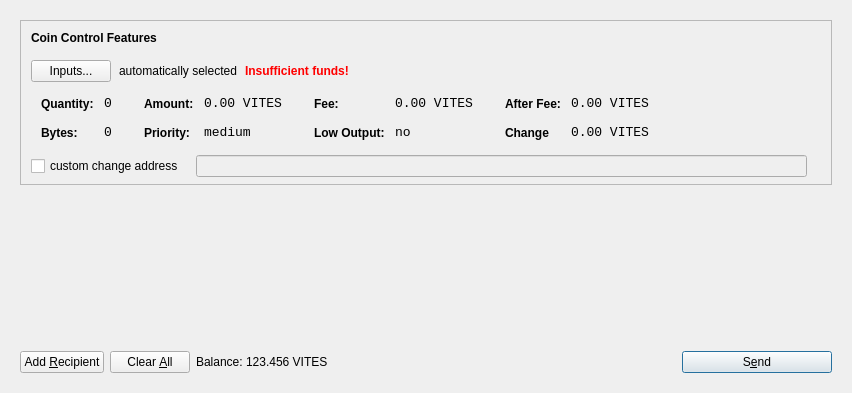
<?xml version="1.0" encoding="UTF-8"?>
<ui version="4.0">
 <class>SendCoinsDialog</class>
 <widget class="QDialog" name="SendCoinsDialog">
  <property name="geometry">
   <rect>
    <x>0</x>
    <y>0</y>
    <width>849</width>
    <height>393</height>
   </rect>
  </property>
  <property name="windowTitle">
   <string>Send Coins</string>
  </property>
  <layout class="QVBoxLayout" name="verticalLayout">
   <item>
    <widget class="QFrame" name="frameMain">
     <layout class="QVBoxLayout" name="verticalLayout_3">
      <item>
       <widget class="QFrame" name="frameCoinControl">
        <property name="sizePolicy">
         <sizepolicy hsizetype="Expanding" vsizetype="Expanding">
          <horstretch>0</horstretch>
          <verstretch>0</verstretch>
         </sizepolicy>
        </property>
        <property name="maximumSize">
         <size>
          <width>16777215</width>
          <height>16777215</height>
         </size>
        </property>
        <property name="frameShape">
         <enum>QFrame::StyledPanel</enum>
        </property>
        <property name="frameShadow">
         <enum>QFrame::Sunken</enum>
        </property>
        <layout class="QVBoxLayout" name="verticalLayoutCoinControl2">
         <property name="spacing">
          <number>6</number>
         </property>
         <property name="leftMargin">
          <number>0</number>
         </property>
         <property name="topMargin">
          <number>0</number>
         </property>
         <property name="rightMargin">
          <number>0</number>
         </property>
         <property name="bottomMargin">
          <number>6</number>
         </property>
         <item>
          <layout class="QVBoxLayout" name="verticalLayoutCoinControl" stretch="0,0,0,0,1">
           <property name="spacing">
            <number>0</number>
           </property>
           <property name="leftMargin">
            <number>10</number>
           </property>
           <property name="topMargin">
            <number>10</number>
           </property>
           <item>
            <layout class="QHBoxLayout" name="horizontalLayoutCoinControl1">
             <property name="bottomMargin">
              <number>15</number>
             </property>
             <item>
              <widget class="QLabel" name="labelCoinControlFeatures">
               <property name="sizePolicy">
                <sizepolicy hsizetype="Preferred" vsizetype="Maximum">
                 <horstretch>0</horstretch>
                 <verstretch>0</verstretch>
                </sizepolicy>
               </property>
               <property name="font">
                <font>
                 <weight>75</weight>
                 <bold>true</bold>
                </font>
               </property>
               <property name="styleSheet">
                <string notr="true">font-weight:bold;</string>
               </property>
               <property name="text">
                <string>Coin Control Features</string>
               </property>
              </widget>
             </item>
            </layout>
           </item>
           <item>
            <layout class="QHBoxLayout" name="horizontalLayoutCoinControl2" stretch="0,0,0,0">
             <property name="spacing">
              <number>8</number>
             </property>
             <property name="bottomMargin">
              <number>10</number>
             </property>
             <item>
              <widget class="QPushButton" name="pushButtonCoinControl">
               <property name="styleSheet">
                <string notr="true"/>
               </property>
               <property name="text">
                <string>Inputs...</string>
               </property>
              </widget>
             </item>
             <item>
              <widget class="QLabel" name="labelCoinControlAutomaticallySelected">
               <property name="text">
                <string>automatically selected</string>
               </property>
               <property name="margin">
                <number>5</number>
               </property>
              </widget>
             </item>
             <item>
              <widget class="QLabel" name="labelCoinControlInsuffFunds">
               <property name="font">
                <font>
                 <weight>75</weight>
                 <bold>true</bold>
                </font>
               </property>
               <property name="styleSheet">
                <string notr="true">color:red;font-weight:bold;</string>
               </property>
               <property name="text">
                <string>Insufficient funds!</string>
               </property>
               <property name="margin">
                <number>5</number>
               </property>
              </widget>
             </item>
             <item>
              <spacer name="horizontalSpacerCoinControl">
               <property name="orientation">
                <enum>Qt::Horizontal</enum>
               </property>
               <property name="sizeHint" stdset="0">
                <size>
                 <width>40</width>
                 <height>1</height>
                </size>
               </property>
              </spacer>
             </item>
            </layout>
           </item>
           <item>
            <widget class="QWidget" name="widgetCoinControl" native="true">
             <property name="sizePolicy">
              <sizepolicy hsizetype="Preferred" vsizetype="Preferred">
               <horstretch>0</horstretch>
               <verstretch>0</verstretch>
              </sizepolicy>
             </property>
             <property name="minimumSize">
              <size>
               <width>0</width>
               <height>0</height>
              </size>
             </property>
             <property name="styleSheet">
              <string notr="true"/>
             </property>
             <layout class="QHBoxLayout" name="horizontalLayoutCoinControl5">
              <property name="leftMargin">
               <number>0</number>
              </property>
              <property name="topMargin">
               <number>0</number>
              </property>
              <property name="rightMargin">
               <number>0</number>
              </property>
              <property name="bottomMargin">
               <number>0</number>
              </property>
              <item>
               <layout class="QHBoxLayout" name="horizontalLayoutCoinControl3" stretch="0,0,0,1">
                <property name="spacing">
                 <number>20</number>
                </property>
                <property name="topMargin">
                 <number>0</number>
                </property>
                <property name="bottomMargin">
                 <number>10</number>
                </property>
                <item>
                 <layout class="QFormLayout" name="formLayoutCoinControl1">
                  <property name="horizontalSpacing">
                   <number>10</number>
                  </property>
                  <property name="verticalSpacing">
                   <number>14</number>
                  </property>
                  <property name="leftMargin">
                   <number>10</number>
                  </property>
                  <property name="topMargin">
                   <number>4</number>
                  </property>
                  <property name="rightMargin">
                   <number>6</number>
                  </property>
                  <item row="0" column="0">
                   <widget class="QLabel" name="labelCoinControlQuantityText">
                    <property name="styleSheet">
                     <string notr="true">font-weight:bold;</string>
                    </property>
                    <property name="text">
                     <string>Quantity:</string>
                    </property>
                    <property name="margin">
                     <number>0</number>
                    </property>
                   </widget>
                  </item>
                  <item row="0" column="1">
                   <widget class="QLabel" name="labelCoinControlQuantity">
                    <property name="font">
                     <font>
                      <family>Monospace</family>
                      <pointsize>10</pointsize>
                     </font>
                    </property>
                    <property name="cursor">
                     <cursorShape>IBeamCursor</cursorShape>
                    </property>
                    <property name="contextMenuPolicy">
                     <enum>Qt::ActionsContextMenu</enum>
                    </property>
                    <property name="text">
                     <string>0</string>
                    </property>
                    <property name="margin">
                     <number>0</number>
                    </property>
                    <property name="textInteractionFlags">
                     <set>Qt::LinksAccessibleByMouse|Qt::TextSelectableByKeyboard|Qt::TextSelectableByMouse</set>
                    </property>
                   </widget>
                  </item>
                  <item row="1" column="0">
                   <widget class="QLabel" name="labelCoinControlBytesText">
                    <property name="styleSheet">
                     <string notr="true">font-weight:bold;</string>
                    </property>
                    <property name="text">
                     <string>Bytes:</string>
                    </property>
                   </widget>
                  </item>
                  <item row="1" column="1">
                   <widget class="QLabel" name="labelCoinControlBytes">
                    <property name="font">
                     <font>
                      <family>Monospace</family>
                      <pointsize>10</pointsize>
                     </font>
                    </property>
                    <property name="cursor">
                     <cursorShape>IBeamCursor</cursorShape>
                    </property>
                    <property name="contextMenuPolicy">
                     <enum>Qt::ActionsContextMenu</enum>
                    </property>
                    <property name="text">
                     <string>0</string>
                    </property>
                    <property name="textInteractionFlags">
                     <set>Qt::LinksAccessibleByMouse|Qt::TextSelectableByKeyboard|Qt::TextSelectableByMouse</set>
                    </property>
                   </widget>
                  </item>
                 </layout>
                </item>
                <item>
                 <layout class="QFormLayout" name="formLayoutCoinControl2">
                  <property name="horizontalSpacing">
                   <number>10</number>
                  </property>
                  <property name="verticalSpacing">
                   <number>14</number>
                  </property>
                  <property name="leftMargin">
                   <number>6</number>
                  </property>
                  <property name="topMargin">
                   <number>4</number>
                  </property>
                  <property name="rightMargin">
                   <number>6</number>
                  </property>
                  <item row="0" column="0">
                   <widget class="QLabel" name="labelCoinControlAmountText">
                    <property name="styleSheet">
                     <string notr="true">font-weight:bold;</string>
                    </property>
                    <property name="text">
                     <string>Amount:</string>
                    </property>
                    <property name="margin">
                     <number>0</number>
                    </property>
                   </widget>
                  </item>
                  <item row="0" column="1">
                   <widget class="QLabel" name="labelCoinControlAmount">
                    <property name="font">
                     <font>
                      <family>Monospace</family>
                      <pointsize>10</pointsize>
                     </font>
                    </property>
                    <property name="cursor">
                     <cursorShape>IBeamCursor</cursorShape>
                    </property>
                    <property name="contextMenuPolicy">
                     <enum>Qt::ActionsContextMenu</enum>
                    </property>
                    <property name="text">
                     <string>0.00 VITES</string>
                    </property>
                    <property name="textInteractionFlags">
                     <set>Qt::LinksAccessibleByMouse|Qt::TextSelectableByKeyboard|Qt::TextSelectableByMouse</set>
                    </property>
                   </widget>
                  </item>
                  <item row="1" column="0">
                   <widget class="QLabel" name="labelCoinControlPriorityText">
                    <property name="styleSheet">
                     <string notr="true">font-weight:bold;</string>
                    </property>
                    <property name="text">
                     <string>Priority:</string>
                    </property>
                   </widget>
                  </item>
                  <item row="1" column="1">
                   <widget class="QLabel" name="labelCoinControlPriority">
                    <property name="font">
                     <font>
                      <family>Monospace</family>
                      <pointsize>10</pointsize>
                     </font>
                    </property>
                    <property name="cursor">
                     <cursorShape>IBeamCursor</cursorShape>
                    </property>
                    <property name="contextMenuPolicy">
                     <enum>Qt::ActionsContextMenu</enum>
                    </property>
                    <property name="text">
                     <string>medium</string>
                    </property>
                    <property name="textInteractionFlags">
                     <set>Qt::LinksAccessibleByMouse|Qt::TextSelectableByKeyboard|Qt::TextSelectableByMouse</set>
                    </property>
                   </widget>
                  </item>
                 </layout>
                </item>
                <item>
                 <layout class="QFormLayout" name="formLayoutCoinControl3">
                  <property name="horizontalSpacing">
                   <number>10</number>
                  </property>
                  <property name="verticalSpacing">
                   <number>14</number>
                  </property>
                  <property name="leftMargin">
                   <number>6</number>
                  </property>
                  <property name="topMargin">
                   <number>4</number>
                  </property>
                  <property name="rightMargin">
                   <number>6</number>
                  </property>
                  <item row="0" column="0">
                   <widget class="QLabel" name="labelCoinControlFeeText">
                    <property name="styleSheet">
                     <string notr="true">font-weight:bold;</string>
                    </property>
                    <property name="text">
                     <string>Fee:</string>
                    </property>
                    <property name="margin">
                     <number>0</number>
                    </property>
                   </widget>
                  </item>
                  <item row="0" column="1">
                   <widget class="QLabel" name="labelCoinControlFee">
                    <property name="font">
                     <font>
                      <family>Monospace</family>
                      <pointsize>10</pointsize>
                     </font>
                    </property>
                    <property name="cursor">
                     <cursorShape>IBeamCursor</cursorShape>
                    </property>
                    <property name="contextMenuPolicy">
                     <enum>Qt::ActionsContextMenu</enum>
                    </property>
                    <property name="text">
                     <string>0.00 VITES</string>
                    </property>
                    <property name="textInteractionFlags">
                     <set>Qt::LinksAccessibleByMouse|Qt::TextSelectableByKeyboard|Qt::TextSelectableByMouse</set>
                    </property>
                   </widget>
                  </item>
                  <item row="1" column="0">
                   <widget class="QLabel" name="labelCoinControlLowOutputText">
                    <property name="styleSheet">
                     <string notr="true">font-weight:bold;</string>
                    </property>
                    <property name="text">
                     <string>Low Output:</string>
                    </property>
                   </widget>
                  </item>
                  <item row="1" column="1">
                   <widget class="QLabel" name="labelCoinControlLowOutput">
                    <property name="font">
                     <font>
                      <family>Monospace</family>
                      <pointsize>10</pointsize>
                     </font>
                    </property>
                    <property name="cursor">
                     <cursorShape>IBeamCursor</cursorShape>
                    </property>
                    <property name="contextMenuPolicy">
                     <enum>Qt::ActionsContextMenu</enum>
                    </property>
                    <property name="text">
                     <string>no</string>
                    </property>
                    <property name="textInteractionFlags">
                     <set>Qt::LinksAccessibleByMouse|Qt::TextSelectableByKeyboard|Qt::TextSelectableByMouse</set>
                    </property>
                   </widget>
                  </item>
                 </layout>
                </item>
                <item>
                 <layout class="QFormLayout" name="formLayoutCoinControl4">
                  <property name="horizontalSpacing">
                   <number>10</number>
                  </property>
                  <property name="verticalSpacing">
                   <number>14</number>
                  </property>
                  <property name="leftMargin">
                   <number>6</number>
                  </property>
                  <property name="topMargin">
                   <number>4</number>
                  </property>
                  <property name="rightMargin">
                   <number>6</number>
                  </property>
                  <item row="0" column="0">
                   <widget class="QLabel" name="labelCoinControlAfterFeeText">
                    <property name="styleSheet">
                     <string notr="true">font-weight:bold;</string>
                    </property>
                    <property name="text">
                     <string>After Fee:</string>
                    </property>
                    <property name="margin">
                     <number>0</number>
                    </property>
                   </widget>
                  </item>
                  <item row="0" column="1">
                   <widget class="QLabel" name="labelCoinControlAfterFee">
                    <property name="font">
                     <font>
                      <family>Monospace</family>
                      <pointsize>10</pointsize>
                     </font>
                    </property>
                    <property name="cursor">
                     <cursorShape>IBeamCursor</cursorShape>
                    </property>
                    <property name="contextMenuPolicy">
                     <enum>Qt::ActionsContextMenu</enum>
                    </property>
                    <property name="text">
                     <string>0.00 VITES</string>
                    </property>
                    <property name="textInteractionFlags">
                     <set>Qt::LinksAccessibleByMouse|Qt::TextSelectableByKeyboard|Qt::TextSelectableByMouse</set>
                    </property>
                   </widget>
                  </item>
                  <item row="1" column="0">
                   <widget class="QLabel" name="labelCoinControlChangeText">
                    <property name="styleSheet">
                     <string notr="true">font-weight:bold;</string>
                    </property>
                    <property name="text">
                     <string>Change</string>
                    </property>
                   </widget>
                  </item>
                  <item row="1" column="1">
                   <widget class="QLabel" name="labelCoinControlChange">
                    <property name="font">
                     <font>
                      <family>Monospace</family>
                      <pointsize>10</pointsize>
                     </font>
                    </property>
                    <property name="cursor">
                     <cursorShape>IBeamCursor</cursorShape>
                    </property>
                    <property name="contextMenuPolicy">
                     <enum>Qt::ActionsContextMenu</enum>
                    </property>
                    <property name="text">
                     <string>0.00 VITES</string>
                    </property>
                    <property name="textInteractionFlags">
                     <set>Qt::LinksAccessibleByMouse|Qt::TextSelectableByKeyboard|Qt::TextSelectableByMouse</set>
                    </property>
                   </widget>
                  </item>
                 </layout>
                </item>
               </layout>
              </item>
             </layout>
            </widget>
           </item>
           <item>
            <layout class="QHBoxLayout" name="horizontalLayoutCoinControl4" stretch="0,0,0">
             <property name="spacing">
              <number>12</number>
             </property>
             <property name="sizeConstraint">
              <enum>QLayout::SetDefaultConstraint</enum>
             </property>
             <property name="topMargin">
              <number>5</number>
             </property>
             <property name="rightMargin">
              <number>5</number>
             </property>
             <item>
              <widget class="QCheckBox" name="checkBoxCoinControlChange">
               <property name="text">
                <string>custom change address</string>
               </property>
              </widget>
             </item>
             <item>
              <widget class="QLineEdit" name="lineEditCoinControlChange">
               <property name="enabled">
                <bool>false</bool>
               </property>
               <property name="sizePolicy">
                <sizepolicy hsizetype="Expanding" vsizetype="Fixed">
                 <horstretch>0</horstretch>
                 <verstretch>0</verstretch>
                </sizepolicy>
               </property>
              </widget>
             </item>
             <item>
              <widget class="QLabel" name="labelCoinControlChangeLabel">
               <property name="sizePolicy">
                <sizepolicy hsizetype="Preferred" vsizetype="Expanding">
                 <horstretch>0</horstretch>
                 <verstretch>0</verstretch>
                </sizepolicy>
               </property>
               <property name="minimumSize">
                <size>
                 <width>0</width>
                 <height>0</height>
                </size>
               </property>
               <property name="text">
                <string/>
               </property>
               <property name="margin">
                <number>3</number>
               </property>
              </widget>
             </item>
            </layout>
           </item>
           <item>
            <spacer name="verticalSpacerCoinControl">
             <property name="orientation">
              <enum>Qt::Vertical</enum>
             </property>
             <property name="sizeHint" stdset="0">
              <size>
               <width>800</width>
               <height>1</height>
              </size>
             </property>
            </spacer>
           </item>
          </layout>
         </item>
        </layout>
       </widget>
      </item>
      <item>
       <widget class="QScrollArea" name="scrollArea">
        <property name="frameShape">
         <enum>QFrame::NoFrame</enum>
        </property>
        <property name="widgetResizable">
         <bool>true</bool>
        </property>
        <widget class="QWidget" name="scrollAreaWidgetContents">
         <property name="geometry">
          <rect>
           <x>0</x>
           <y>0</y>
           <width>813</width>
           <height>148</height>
          </rect>
         </property>
         <layout class="QVBoxLayout" name="verticalLayout_2">
          <property name="leftMargin">
           <number>0</number>
          </property>
          <property name="topMargin">
           <number>0</number>
          </property>
          <property name="rightMargin">
           <number>0</number>
          </property>
          <property name="bottomMargin">
           <number>0</number>
          </property>
          <item>
           <layout class="QVBoxLayout" name="entries">
            <property name="spacing">
             <number>6</number>
            </property>
           </layout>
          </item>
          <item>
           <spacer name="verticalSpacer">
            <property name="orientation">
             <enum>Qt::Vertical</enum>
            </property>
            <property name="sizeHint" stdset="0">
             <size>
              <width>20</width>
              <height>40</height>
             </size>
            </property>
           </spacer>
          </item>
         </layout>
        </widget>
       </widget>
      </item>
      <item>
       <layout class="QHBoxLayout" name="horizontalLayout">
        <item>
         <widget class="QPushButton" name="addButton">
          <property name="toolTip">
           <string>Send to multiple recipients at once</string>
          </property>
          <property name="text">
           <string>Add &amp;Recipient</string>
          </property>
          <property name="icon">
           <iconset resource="../vitescoin.qrc">
            <normaloff>:/icons/add</normaloff>:/icons/add</iconset>
          </property>
          <property name="autoDefault">
           <bool>false</bool>
          </property>
         </widget>
        </item>
        <item>
         <widget class="QPushButton" name="clearButton">
          <property name="sizePolicy">
           <sizepolicy hsizetype="Minimum" vsizetype="Fixed">
            <horstretch>0</horstretch>
            <verstretch>0</verstretch>
           </sizepolicy>
          </property>
          <property name="toolTip">
           <string>Remove all transaction fields</string>
          </property>
          <property name="text">
           <string>Clear &amp;All</string>
          </property>
          <property name="icon">
           <iconset resource="../vitescoin.qrc">
            <normaloff>:/icons/remove</normaloff>:/icons/remove</iconset>
          </property>
          <property name="autoRepeatDelay">
           <number>300</number>
          </property>
          <property name="autoDefault">
           <bool>false</bool>
          </property>
         </widget>
        </item>
        <item>
         <layout class="QHBoxLayout" name="horizontalLayout_2">
          <property name="spacing">
           <number>3</number>
          </property>
          <item>
           <widget class="QLabel" name="label">
            <property name="sizePolicy">
             <sizepolicy hsizetype="Preferred" vsizetype="Fixed">
              <horstretch>0</horstretch>
              <verstretch>0</verstretch>
             </sizepolicy>
            </property>
            <property name="text">
             <string>Balance:</string>
            </property>
           </widget>
          </item>
          <item>
           <widget class="QLabel" name="labelBalance">
            <property name="sizePolicy">
             <sizepolicy hsizetype="Preferred" vsizetype="Fixed">
              <horstretch>0</horstretch>
              <verstretch>0</verstretch>
             </sizepolicy>
            </property>
            <property name="cursor">
             <cursorShape>IBeamCursor</cursorShape>
            </property>
            <property name="text">
             <string>123.456 VITES</string>
            </property>
            <property name="textInteractionFlags">
             <set>Qt::LinksAccessibleByMouse|Qt::TextSelectableByKeyboard|Qt::TextSelectableByMouse</set>
            </property>
           </widget>
          </item>
         </layout>
        </item>
        <item>
         <spacer name="horizontalSpacer">
          <property name="orientation">
           <enum>Qt::Horizontal</enum>
          </property>
          <property name="sizeHint" stdset="0">
           <size>
            <width>40</width>
            <height>20</height>
           </size>
          </property>
         </spacer>
        </item>
        <item>
         <widget class="QPushButton" name="sendButton">
          <property name="minimumSize">
           <size>
            <width>150</width>
            <height>0</height>
           </size>
          </property>
          <property name="toolTip">
           <string>Confirm the send action</string>
          </property>
          <property name="text">
           <string>S&amp;end</string>
          </property>
          <property name="icon">
           <iconset resource="../vitescoin.qrc">
            <normaloff>:/icons/send</normaloff>:/icons/send</iconset>
          </property>
          <property name="default">
           <bool>true</bool>
          </property>
         </widget>
        </item>
       </layout>
      </item>
     </layout>
     <zorder>scrollArea</zorder>
     <zorder>frameCoinControl</zorder>
     <zorder></zorder>
    </widget>
   </item>
  </layout>
 </widget>
 <resources>
  <include location="../vitescoin.qrc"/>
 </resources>
 <connections/>
</ui>
